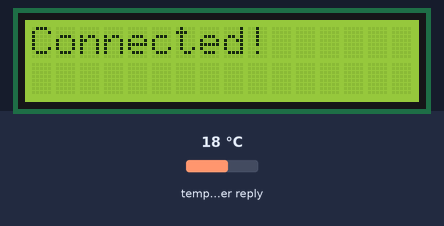
The program below on a simulated ESP32. Shown: 16×2 character LCD. The test bench sets the inputs (shaded band); at power-on: temperature in the weather reply 18 °C. WiFi joins after 1.5 s; servers stay silent unless stated; web services answer with replies made up by the test bench; what the program prints to the serial monitor is not drawn.

Above: at 2.2 s.
At 4.4 s:
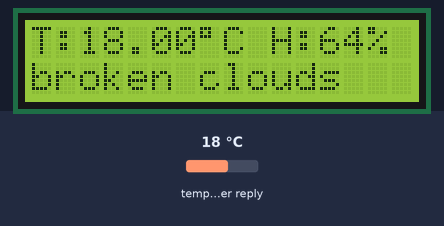

Measured:
- what the display in image 0 shows lasts 2.0 s, from 2.1 s to 4.1 s

The program:

main.cpp
```cpp
#include <Wire.h>
#include <LiquidCrystal_I2C.h>
#include <WiFi.h>          // Ganti dengan ESP8266WiFi.h jika menggunakan ESP8266
#include <HTTPClient.h>

const char* ssid = "Wokwi-GUEST";       // Ganti dengan SSID Wi-Fi kamu
const char* password = "";              // Ganti dengan password Wi-Fi kamu

String apiKey = "20ca0ff523294dcdeb424dfc5802e21b";       // API Key dari OpenWeatherMap
String city = "Malang";
String units = "metric";              // "metric" untuk Celsius
String server = "https://api.openweathermap.org/data/2.5/weather?q=Malang&units=metric&appid=20ca0ff523294dcdeb424dfc5802e21b";

LiquidCrystal_I2C lcd(0x27, 16, 2);   // Alamat I2C dan ukuran LCD

void setup() {
  Serial.begin(115200);

  // Inisialisasi LCD
  lcd.init();
  lcd.backlight();
  lcd.setCursor(0, 0);
  lcd.print("Weather Info:");

  // Koneksi Wi-Fi
  WiFi.begin(ssid, password);
  lcd.setCursor(0, 1);
  lcd.print("Connecting...");
  while (WiFi.status() != WL_CONNECTED) {
    delay(1000);
    Serial.println("Connecting to WiFi...");
  }
  lcd.clear();
  lcd.setCursor(0, 0);
  lcd.print("Connected!");
  delay(2000);
  lcd.clear();
}

void loop() {
  if ((WiFi.status() == WL_CONNECTED)) {

    HTTPClient http;
    http.begin(server);
    int httpCode = http.GET();

    if (httpCode > 0) {

      String payload = http.getString();
      Serial.println(payload);

      // Parsing suhu (temperature)
      int tempIndex = payload.indexOf("\"temp\":");
      int tempEndIndex = payload.indexOf(",", tempIndex);
      String temp = payload.substring(tempIndex + 7, tempEndIndex);

      // Parsing humidity
      int humIndex = payload.indexOf("\"humidity\":");
      int humEndIndex = payload.indexOf(",", humIndex);
      String humidity = payload.substring(humIndex + 10, humEndIndex);

      // Parsing deskripsi cuaca
      int descIndex = payload.indexOf("description");
      String desc = payload.substring(descIndex + 14, payload.indexOf("\"", descIndex + 14));

      // Menampilkan ke LCD
      lcd.clear();
      lcd.setCursor(0, 0);
      lcd.print("T:");
      lcd.print(temp);
      lcd.print((char)223); // simbol derajat
      lcd.print("C H");
      lcd.print(humidity);
      lcd.print("%");

      lcd.setCursor(0, 1);
      lcd.print(desc);

    } else {
      Serial.println("Error on HTTP request");
    }

    http.end();
  }

  delay(60000);  // Update setiap 1 menit
}
```
